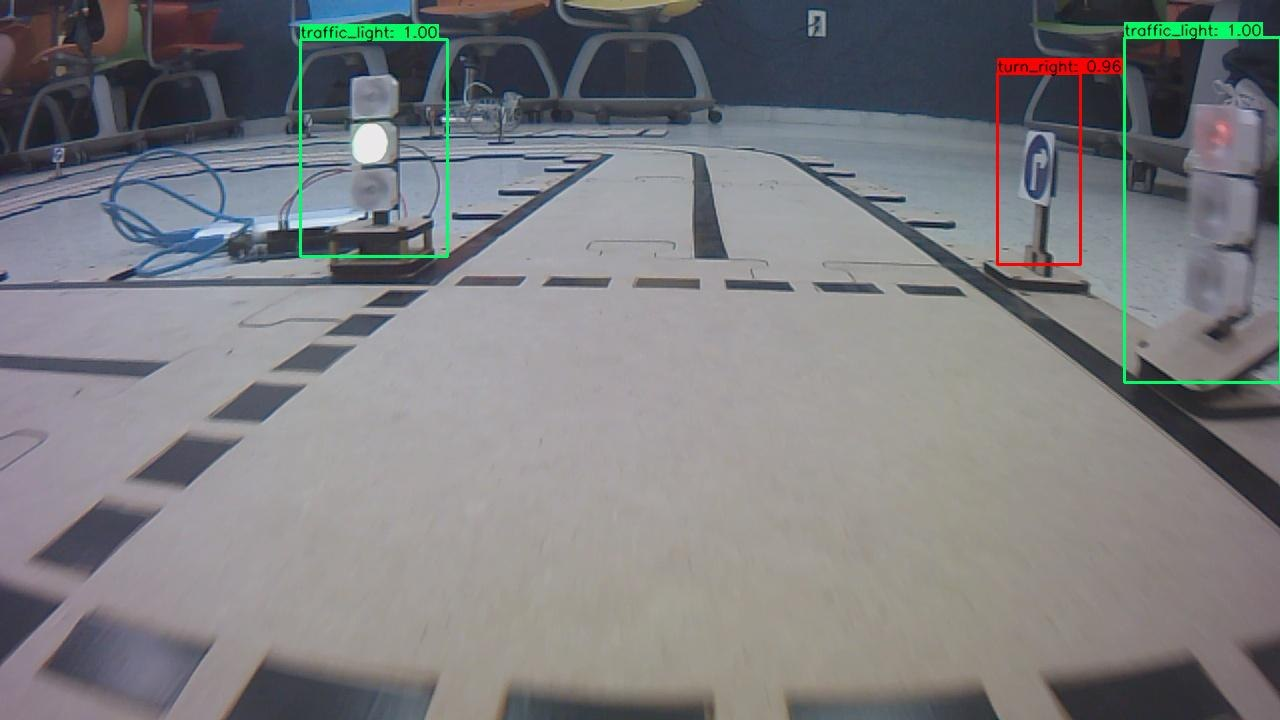
#> input picture Advanced Tests/DrawSquare/Photos/sem1.jpg, 1280 x 720 px, found by its file name
$ python draw_square.py
#> lines starting #> are read from the running program, lines starting #| are printed output that depends on the picture; long printed decimals are rounded
import cv2 as cv
import os
import numpy as np
from math import sqrt

def euclidean_distance(x1,y1, x2,y2):
    dist = sqrt((x2 - x1)**2 + (y2 - y1)**2)
    print(f"Ditance = {dist}")
    return dist

img = cv.imread("Computer_Vision\Tests\DrawSquare\Photos\sem1.jpg")
#> img is the input picture: shape (720, 1280, 3); mean B, G, R 128, 125.2, 124.9
img = cv.resize(img, (480, 480))
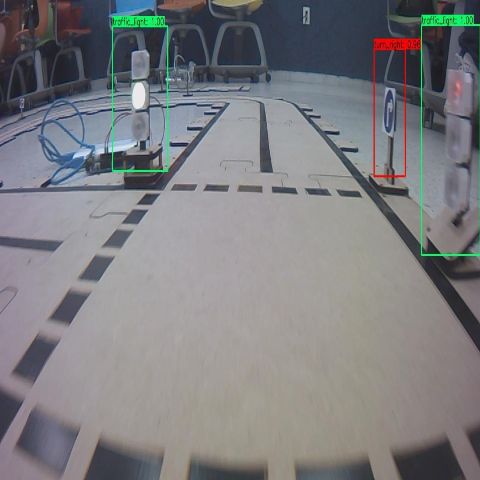
#> img: shape (480, 480, 3); mean B, G, R 127.9, 125.2, 124.8
cv.imshow("Image", img)

# Coordinates of points
x1 = img.shape[1]//2-130
#> x1 = 110
y1 = img.shape[0]//2-210
#> y1 = 30

x2 = img.shape[1]//2-75
#> x2 = 165
y2 = img.shape[0]//2-75
#> y2 = 165

# Draw rectangle from given points
cv.rectangle(img, (x1,y1), (x2,y2), (0,0,255), 1)

# Find center of drawn rectangle
centerX = (x1+x2)//2
#> centerX = 137
centerY = (y1+y2)//2
#> centerY = 97

# Draw center of rectangle
cv.circle(img, (centerX,centerY), 1, (255,0,255), 5)
#> img: shape (480, 480, 3); mean B, G, R 127.7, 124.9, 125.1

# Draw center of bottom image
cv.circle(img, (img.shape[1]//2,img.shape[0]//2+240), 1, (255,0,255), 5)
#> img: shape (480, 480, 3); mean B, G, R 127.8, 124.9, 125.1

# Get euclidean distance
x1 = centerX
#> x1 = 137
y1 = centerY
#> y1 = 97
x2 = 240
y2 = 480
dist1 = round(euclidean_distance(x1,y1, x2,y2),2)
#| Ditance = 396.608
#> dist1 = 396.6

#Draw line from center to point
cv.line(img, (centerX,centerY), (x2,y2), (255,0,255), 2)
#Write distance to image
cv.putText(img, str(dist1), (centerX,centerY), cv.FONT_HERSHEY_SIMPLEX, 1, (255,0,255), 1)

# Draw circle center of image
cv.circle(img, (img.shape[1]//2,img.shape[0]//2-130), 1, (0,0,0), 5)
#> img: shape (480, 480, 3); mean B, G, R 128.4, 124.1, 125.7
# Draw line from center to point
cv.line(img, (img.shape[1]//2,img.shape[0]//2-130), (img.shape[1]//2,img.shape[0]//2+240), (0,0,0), 2)
dist2 = round(euclidean_distance(x1,y1, x2,y2),2)
#| Ditance = 396.608
#> dist2 = 396.6
cv.putText(img, str(dist2), (img.shape[1]//2,img.shape[0]//2-130), cv.FONT_HERSHEY_SIMPLEX, 1, (0,0,0), 1)
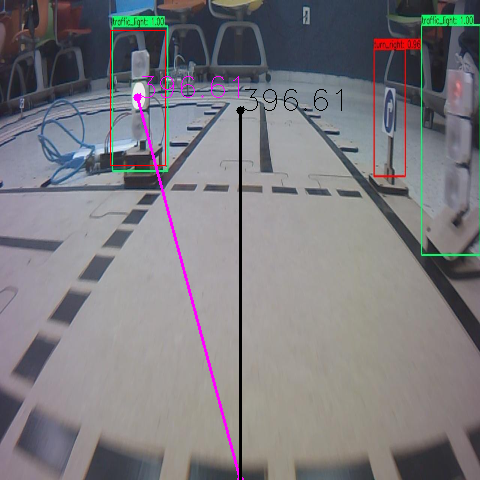
#> img: shape (480, 480, 3); mean B, G, R 127.5, 123.2, 124.8
cv.imshow("Image", img)

cv.waitKey(0)
cv.destroyAllWindows()
